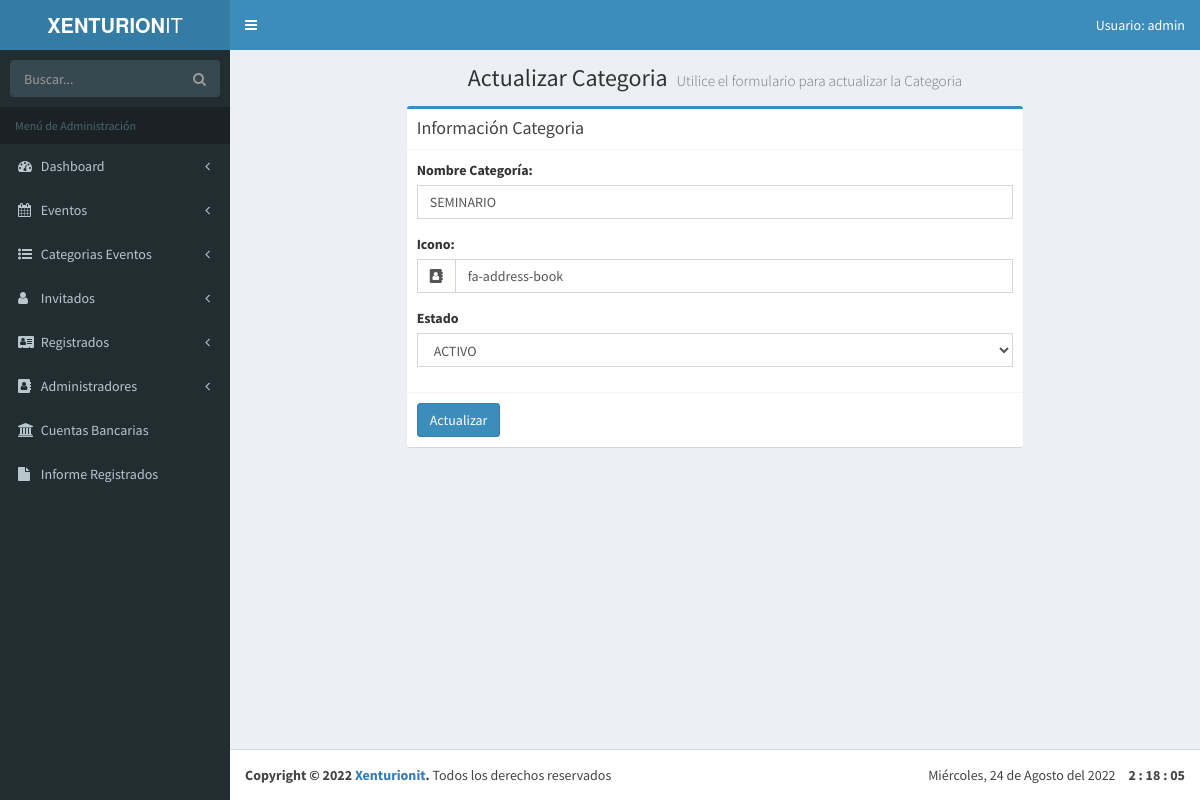
/admin/editar-categoria.php?id=1 (signed in), run on the app's committed database.
### tables this page shows
CREATE TABLE `categoria_evento` (
  `id_categoria` tinyint(10) NOT NULL AUTO_INCREMENT,
  `cat_evento` varchar(50) NOT NULL,
  `icono` varchar(15) NOT NULL,
  `actualizado` datetime NOT NULL,
  `estado_categoria` tinyint(1) DEFAULT NULL,
  PRIMARY KEY (`id_categoria`)
);

### admin/editar-categoria.php (the view, shortened to what this page needs)
<?php
    include_once 'funciones/funciones.php';
    include_once 'templates/header.php';
     $id = $_GET['id'];
     if (!filter_var($id, FILTER_VALIDATE_INT)):
        die('ERROR!');
     else:
?>
<body  class="hold-transition skin-blue fixed sidebar-mini" data-elemento="Eventos">
    <div class="wrapper">
        <?php include_once 'templates/barra.php'; ?>
        <?php include_once 'templates/navegacion.php'; ?>
  <div class="content-wrapper">
    <section class="content-header">
      <h1 class="text-center">
        Actualizar Categoria
        <small>Utilice el formulario para actualizar la Categoria</small>
      </h1>
    </section>
    <section class="content">
            <div class="row">
                <div class="col-lg-8 col-lg-offset-2">
                    <div class="box box-primary">
                            <div class="box-header with-border">
                                <h3 class="box-title">Información Categoria</h3>
                            </div>
                                <?php
                                    $sql = "SELECT * FROM `categoria_evento` WHERE `id_categoria` = $id";
                                    $res = $conn->query($sql);
                                    $categoria = $res->fetch_assoc();
                                ?>
                                <form role="form" id="guardar-registro" action="modelo-categoria.php" method="post">
                                    <div class="box-body">
                                            <div class="form-group">
                                                <label for="nombre_evento">Nombre Categoría: </label>
                                                <input type="text" class="form-control" id="categoria" name="categoria" value="<?php echo $categoria['cat_evento']; ?>">
                                            </div>
                                            <div class="form-group">
                                                <label>Icono:</label>
                                                <div class="input-group">
                                                    <div class="input-group-addon">
                                                         <i class="fa fa-lock" aria-hidden="true"></i>
                                                    </div>
                                                    <input id="icono" type="text" name="icono" class="form-control pull-right" placeholder="fa-icon" value="<?php echo $categoria['icono']; ?>" >
                                                </div>
                                            </div>
                                        <div class="form-group">
                                            <label for="estado">Estado</label>
                                            <select name="estado" id="estado" class="form-control">
                                                <?php
                                                if($categoria['estado_categoria'] == 0 ) {?>
                                                    <option value="0" selected><?php echo 'INACTIVO'; ?></option>
                                                    <option value="1"><?php echo 'ACTIVO'; ?></option>
                                                <?php } else { ?>
                                                    <option value="1" selected><?php echo 'ACTIVO'; ?></option>
                                                <?php } ?>
                                            </select>
                                        </div>
                                    </div>
                                    <div class="box-footer">
                                        <button type="submit" name="actualizar" id="actualizar" class="btn btn-primary btn_actualizar_admin">Actualizar</button>
                                    </div>
                                </form>
                    </div>
                </div>
            </div>
    </section>
  </div>
<?php
  include_once 'templates/footer.php';
  include_once 'templates/footer-scripts.php';
  endif;
?>

### data on the page
categoria_evento: categoria "SEMINARIO", icono "fa-address-book", estado "ACTIVO"

### other printed values
$usuario "admin"
